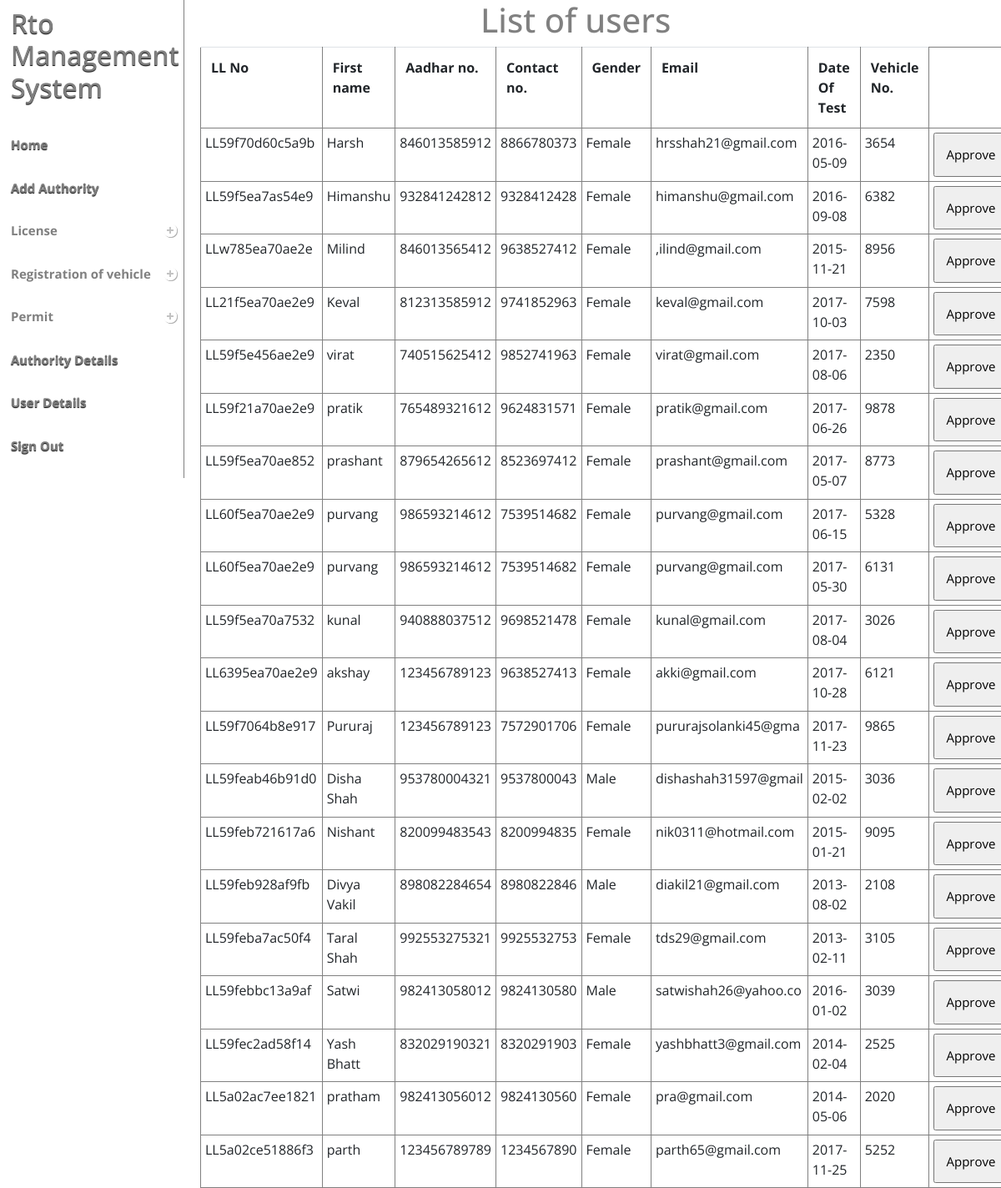
Screenshot of /rto_mng_system1/rto_mng_system1/admin/home.php with the database file from the repository.
### tables this page shows
CREATE TABLE `user` (
  `U_id` int(11) NOT NULL,
  `Name` text NOT NULL,
  `email` varchar(20) NOT NULL,
  `Address` text NOT NULL,
  `Aadharno` bigint(11) NOT NULL,
  `Gender` tinyint(1) NOT NULL,
  `Contact` bigint(10) NOT NULL
);

### rto_mng_system1/rto_mng_system1/admin/home.php (the view, shortened to what this page needs)
<!DOCTYPE html PUBLIC "-//W3C//DTD XHTML 1.0 Transitional//EN" >
<?php
   include('index.php');
?>
<html>
<head>
<link rel="stylesheet" type="text/css" href="menu.css" />
</head>
<body >
<div style="margin-left:48%;margin-top:%;font-family: 'Open Sans', sans-serif;color:gray"><h1>List of users</h1></div>
<div >
<table class="table" style="border:1px solid gray;overflow-y:scroll;!important">
  <tr >
    <th>LL No</th>
    <th>First name</th>
	<th>Aadhar no.</th>
    <th>Contact no.</th>
	<th>Gender</th>
    <th>Email</th>
    <th>Date Of Test</th>
    <th>Vehicle No.</th>
  </tr>
  <?php
	   $sql2 = "SELECT * FROM `driving license` WHERE `approval_status` = 1";
	   $result2 = mysql_query($sql2);
      while($row2 = mysql_fetch_array($result2))
	  {
	   $sql1 = "SELECT * FROM `user` WHERE `U_id` = '$row2[U_id]'";
	   $result1 = mysql_query($sql1);
	   $row1 = mysql_fetch_array($result1);
  ?>
  <form method="POST" action="dl_approval.php">
  <tr>
    <td><?php echo $row2['ll_no'];?></td>
    <td><?php echo $row1['Name'];?></td>
	 <td><?php echo $row1['Aadharno'];?></td>
    <td><?php echo $row1['Contact'];?></td>
	 <td><?php
	if($row1['Gender'] == "1")
		{echo "Male";}
	else
	{echo "Female";}
		?></td>
    <td><?php echo $row1['email'];?></td>
	 <td><?php echo $row2['Date_of_test'];?></td>
    <td><?php echo $row2['vehicle_no'];?></td>
    <td><input type="submit" name="submit" value = "Approve" style="padding:13px;width:100%;font-size:15px;"></td>
   </form>
  <?php
	  }
  ?>
</table>
</div>
</body>
</html>

### rto_mng_system1/rto_mng_system1/admin/index.php (style rules this page uses)
body { overflow-x:scroll; }

### rto_mng_system1/rto_mng_system1/admin/home.php (style rules this page uses)
.table { position:absolute; z-index:999; padding:0px; margin-left:20%; margin-top:0%; font-family: 'Open Sans', sans-serif; width:77%; height:auto; overflow-y:scroll; }
.table td,th,tr { border:1px solid gray; padding:5px; }

### rows the page displays
driving license: ll_no "LL59f70d60c5a9b", U.Name "Harsh", U.Aadharno "846013585912", U.Contact "8866780373", shows "Female", U.email "hrsshah21@gmail.com", Date_of_test "2016-05-09", vehicle_no "3654"
driving license: ll_no "LL59f5ea7as54e9", U.Name "Himanshu", U.Aadharno "932841242812", U.Contact "9328412428", shows "Female", U.email "himanshu@gmail.com", Date_of_test "2016-09-08", vehicle_no "6382"
driving license: ll_no "LLw785ea70ae2e", U.Name "Milind", U.Aadharno "846013565412", U.Contact "9638527412", shows "Female", U.email ",ilind@gmail.com", Date_of_test "2015-11-21", vehicle_no "8956"
driving license: ll_no "LL21f5ea70ae2e9", U.Name "Keval", U.Aadharno "812313585912", U.Contact "9741852963", shows "Female", U.email "keval@gmail.com", Date_of_test "2017-10-03", vehicle_no "7598"
driving license: ll_no "LL59f5e456ae2e9", U.Name "virat", U.Aadharno "740515625412", U.Contact "9852741963", shows "Female", U.email "virat@gmail.com", Date_of_test "2017-08-06", vehicle_no "2350"
driving license: ll_no "LL59f21a70ae2e9", U.Name "pratik", U.Aadharno "765489321612", U.Contact "9624831571", shows "Female", U.email "pratik@gmail.com", Date_of_test "2017-06-26", vehicle_no "9878"
driving license: ll_no "LL59f5ea70ae852", U.Name "prashant", U.Aadharno "879654265612", U.Contact "8523697412", shows "Female", U.email "prashant@gmail.com", Date_of_test "2017-05-07", vehicle_no "8773"
driving license: ll_no "LL60f5ea70ae2e9", U.Name "purvang", U.Aadharno "986593214612", U.Contact "7539514682", shows "Female", U.email "purvang@gmail.com", Date_of_test "2017-06-15", vehicle_no "5328"
driving license: ll_no "LL60f5ea70ae2e9", U.Name "purvang", U.Aadharno "986593214612", U.Contact "7539514682", shows "Female", U.email "purvang@gmail.com", Date_of_test "2017-05-30", vehicle_no "6131"
driving license: ll_no "LL59f5ea70a7532", U.Name "kunal", U.Aadharno "940888037512", U.Contact "9698521478", shows "Female", U.email "kunal@gmail.com", Date_of_test "2017-08-04", vehicle_no "3026"
driving license: ll_no "LL6395ea70ae2e9", U.Name "akshay", U.Aadharno "123456789123", U.Contact "9638527413", shows "Female", U.email "akki@gmail.com", Date_of_test "2017-10-28", vehicle_no "6121"
driving license: ll_no "LL59f7064b8e917", U.Name "Pururaj", U.Aadharno "123456789123", U.Contact "7572901706", shows "Female", U.email "pururajsolanki45@gma", Date_of_test "2017-11-23", vehicle_no "9865"
driving license: ll_no "LL59feab46b91d0", U.Name "Disha Shah", U.Aadharno "953780004321", U.Contact "9537800043", shows "Male", U.email "dishashah31597@gmail", Date_of_test "2015-02-02", vehicle_no "3036"
driving license: ll_no "LL59feb721617a6", U.Name "Nishant", U.Aadharno "820099483543", U.Contact "8200994835", shows "Female", U.email "nik0311@hotmail.com", Date_of_test "2015-01-21", vehicle_no "9095"
driving license: ll_no "LL59feb928af9fb", U.Name "Divya Vakil", U.Aadharno "898082284654", U.Contact "8980822846", shows "Male", U.email "diakil21@gmail.com", Date_of_test "2013-08-02", vehicle_no "2108"
driving license: ll_no "LL59feba7ac50f4", U.Name "Taral Shah", U.Aadharno "992553275321", U.Contact "9925532753", shows "Female", U.email "tds29@gmail.com", Date_of_test "2013-02-11", vehicle_no "3105"
driving license: ll_no "LL59febbc13a9af", U.Name "Satwi", U.Aadharno "982413058012", U.Contact "9824130580", shows "Male", U.email "satwishah26@yahoo.co", Date_of_test "2016-01-02", vehicle_no "3039"
driving license: ll_no "LL59fec2ad58f14", U.Name "Yash Bhatt", U.Aadharno "832029190321", U.Contact "8320291903", shows "Female", U.email "yashbhatt3@gmail.com", Date_of_test "2014-02-04", vehicle_no "2525"
driving license: ll_no "LL5a02ac7ee1821", U.Name "pratham", U.Aadharno "982413056012", U.Contact "9824130560", shows "Female", U.email "pra@gmail.com", Date_of_test "2014-05-06", vehicle_no "2020"
driving license: ll_no "LL5a02ce51886f3", U.Name "parth", U.Aadharno "123456789789", U.Contact "1234567890", shows "Female", U.email "parth65@gmail.com", Date_of_test "2017-11-25", vehicle_no "5252"
